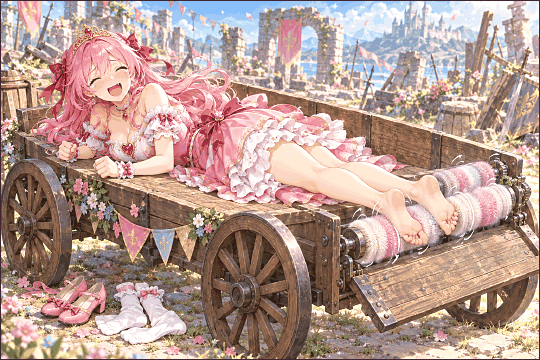
#> input picture assets/cg/portraits/after_cart_fail.png, 540 x 360 px
$ python -i import_cg.py   (imports and definitions only)
#> lines starting #> are read from the running program, lines starting #| are printed output that depends on the picture
#> further down, picture is the input picture: PIL image 540x360 RGB; mean R, G, B 182.6, 154.6, 145.8
"""把 assets/generated/CG/<来源键>.png（手绘 CG 大图）转成笑倒 CG 第三幕用的像素化 CG 图。

输出 assets/cg/portraits/<来源键>_3.png：保持原图比例，高度 360（显示高度 180，与立绘同为 2 倍像素密度），
宽度按比例（3:2 → 540，4:3 → 480，16:9 → 640）。原图不动（CG/ 目录有 .gdignore，Godot 不导入原图）。

做法：面积平均缩小 → 轻度锐化 → 每张图单独中位切分调色板（不抖动）→ 1px 深色描边当画框。
中位切分会把小面积的颜色并进大色块（例如大片绿色青蛙里公主的蓝眼睛变成绿色）：鲜艳像素里色相偏了 40° 以上的
占比超过 HUE_BAD_RATIO 时，改用八叉树调色板（色相偏差更小才换）。
一个怪物有两张 CG 图时命名为 <来源键>_1.png / <来源键>_2.png，分别输出 <来源键>_3（第三幕）和 <来源键>_4（第四幕）。
第八层的战败 CG 在 assets/generated/BOSS_CG/（中文原图名，按 BOSS_KEYS 输出 boss8_*.png），给第八层的战败小剧场用。
攻防战的战败 CG 在 assets/generated/SIEGE_CG/siege_fail_<N>.png（codex 生成，提示词 tools/art/src/siege_fail/prompts.md），同名输出，给攻防战失败小剧场的第 4 幕用。
扩展名大小写都可以（.png / .PNG）。
用法：python tools/art/import_cg.py [--preview] [--siege]
  --siege 只转攻防战的战败 CG（SIEGE_CG）；--after 只转七日赎罪主线委托的 CG（AFTER_CG）；--knight 只转骑士 Boss 的战败 CG（KNIGHT_CG）；--penance 只转反省篇的 CG（PENANCE_CG）
  --preview 在 tools/.cache/cg/ 输出原图与像素化结果的对比图
"""
import sys

from PIL import Image, ImageDraw, ImageFilter

from palette import OUT, OUTLINE, ROOT

# [1 line that did not run here, left out]
# [1 line that did not run here, left out]
# [1 line that did not run here, left out]
HEIGHT = 360        # 2 倍密度：显示为 180
COLORS = 128
## 鲜艳像素（饱和度 ≥ 0.35、亮度 ≥ 0.25）的色相偏了 HUE_BAD_DEG 度以上算「偏色」；占比超过 HUE_BAD_RATIO 就换八叉树调色板再比一次。
HUE_BAD_DEG = 40
HUE_BAD_RATIO = 0.0025


def pixelize(img: Image.Image) -> Image.Image:
    img = img.convert("RGB")
    w = round(img.width * HEIGHT / img.height)
#> w = 540
    small = img.resize((w, HEIGHT), Image.BOX)
    small = small.filter(ImageFilter.UnsharpMask(radius=1, percent=60, threshold=2))
    q = small.quantize(COLORS, method=Image.Quantize.MEDIANCUT, dither=Image.Dither.NONE).convert("RGB")
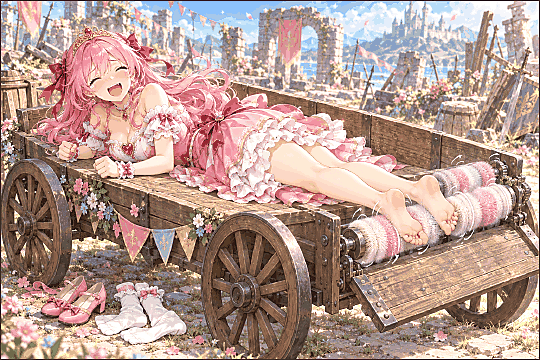
#> q: PIL image 540x360 RGB; mean R, G, B 181.7, 154.3, 145.5
    bad = hue_bad_ratio(small, q)
    if bad > HUE_BAD_RATIO:
        q2 = small.quantize(COLORS, method=Image.Quantize.FASTOCTREE, dither=Image.Dither.NONE).convert("RGB")
        if hue_bad_ratio(small, q2) < bad:
            q = q2
    d = ImageDraw.Draw(q)
    d.rectangle((0, 0, w - 1, HEIGHT - 1), outline=OUTLINE[:3])
    return q


def hue_bad_ratio(src: Image.Image, q: Image.Image) -> float:
    """量化后鲜艳像素色相偏了 HUE_BAD_DEG 度以上的占比（按全图像素数算）。"""
    a = src.convert("HSV").tobytes()
    b = q.convert("HSV").tobytes()
    limit = HUE_BAD_DEG * 256 / 360
    bad = 0
    for i in range(0, len(a), 3):
        if a[i + 1] < 90 or a[i + 2] < 64:
            continue
        d = abs(a[i] - b[i])
        if min(d, 256 - d) > limit:
            bad += 1
#> this loop made 194400 passes
#> i on passes 2 to 4: 3, 6, 9
#> after the loop, bad = 43
    return bad / (src.width * src.height)


# [5 lines left out: function target_key, not called in this run]


# 第八层千手痒痒魔的战败 CG（assets/generated/BOSS_CG/，同样有 .gdignore）：中文原图名 → 输出的英文键
# [1 line that did not run here, left out]
BOSS_KEYS = {
    "boss阶段2战败": "boss8_p2",
    "boss阶段3战败双人1": "boss8_duo_1", "boss阶段3战败双人2": "boss8_duo_2", "boss阶段3战败双人3": "boss8_duo_3",
    "boss阶段3战败蓝色公主抵抗1": "boss8_resist_1", "boss阶段3战败蓝色公主抵抗2": "boss8_resist_2",
    "boss阶段3战败蓝色公弱点特攻1": "boss8_weak_1", "boss阶段3战败蓝色公弱点特攻2": "boss8_weak_2",
    "boss阶段3战败群怪蓝色公主": "boss8_mob",
    "巨石追逐战": "boss8_chase",
}


# 攻防战失败小剧场的战败 CG（assets/generated/SIEGE_CG/，同样有 .gdignore）：文件名就是输出的键
# [1 line that did not run here, left out]
# 七日赎罪主线委托的 CG（assets/generated/AFTER_CG/，.gdignore）：文件名就是输出的键（after_<任务>_ok / _fail）
# [1 line that did not run here, left out]
# 骑士 Boss 的战败 CG（assets/generated/KNIGHT_CG/，.gdignore）：文件名就是输出的键（knight_fail_1 / _2 / _3 / _fog）
# [1 line that did not run here, left out]
# 反省篇的 CG（assets/generated/PENANCE_CG/，.gdignore；提示词 tools/art/src/penance_cg/prompts.md）：文件名就是输出的键（penance_bed）
# [1 line that did not run here, left out]


# [43 lines left out: function main, not called in this run]


# [2 lines not run here, left out]

>>> from PIL import Image
>>> picture = Image.open('../../assets/cg/portraits/after_cart_fail.png')
>>> result = pixelize(picture)
#> in pixelize, `bad = hue_bad_ratio(small, q)`: bad = 0.000221
#> (the run stopped early here; a loop or call above may not have finished)
